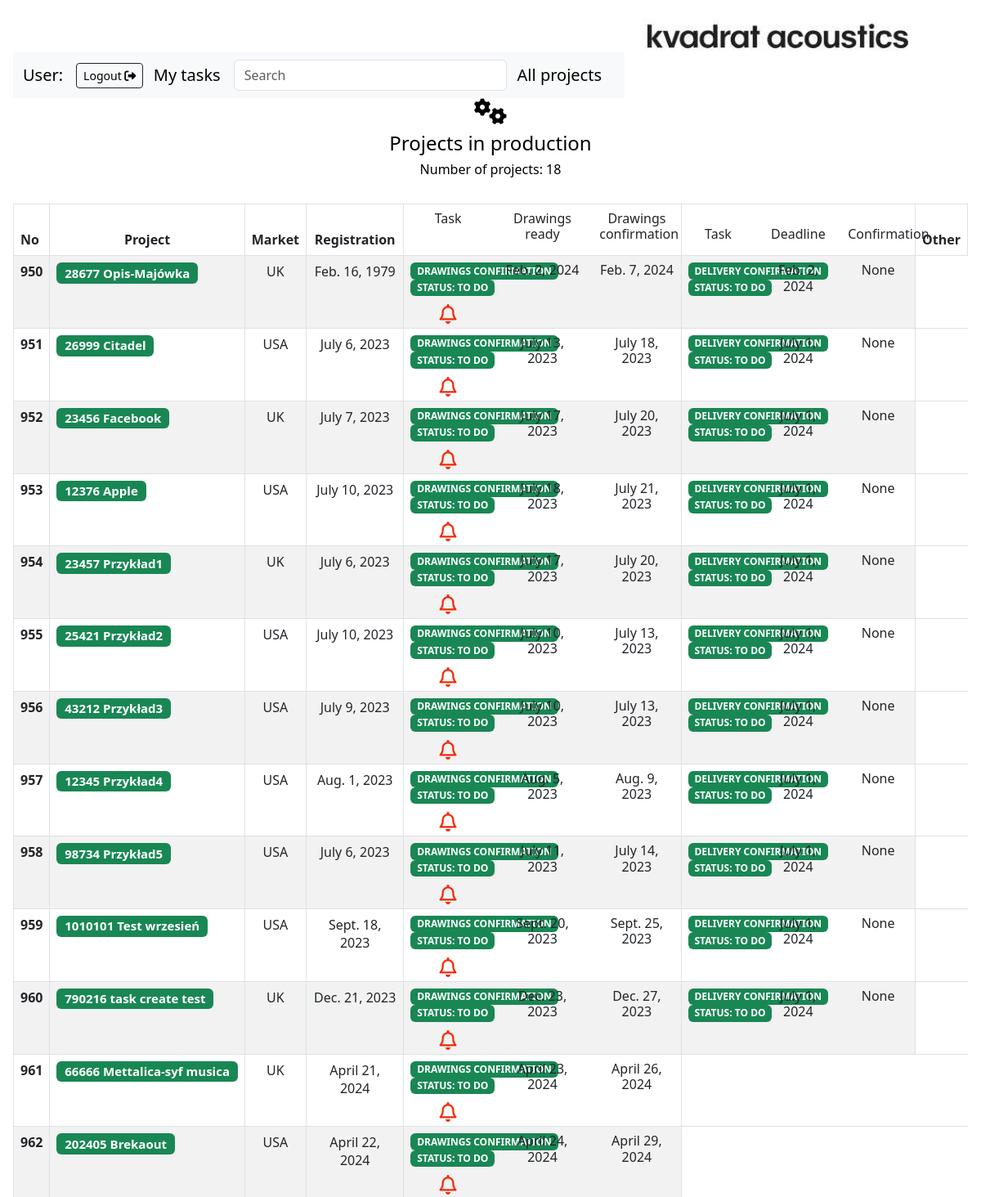
The app's page /projekty/wszystkie/ (upper part) with its own data.
### komunikator/models.py (models this page shows, shortened)
class Projekt(models.Model):
    Numer_IC = models.IntegerField(blank=False, unique=True)
    Nazwa = models.CharField(default='', max_length=20)
    Rynek = models.CharField(default='', max_length=20)
    Opis = models.CharField(default='', max_length=40)
    Rejestracja = models.DateField(default=timezone.now)
    Data_rysunki = models.DateField(default=timezone.now)
    Data_części = models.DateField(default=timezone.now)
    def __str__(self):
        return str(self.Numer_IC) + '  ' + self.Nazwa

class Task(models.Model):
    TODO="TO DO"
    COMPLETED='COMPLETED'
    INPROGRESS='IN-PROGRESS'
    DRAWINGS_CONFIRMATION= 'DRAWINGS CONFIRMATION'
    DELIVERY_CONFIRMATION= 'DELIVERY CONFIRMATION'
    OTHER= 'OTHER'
    CATEGORY_CHOICES = [
        (DRAWINGS_CONFIRMATION, 'DRAWINGS CONFIRMATION'),
        (DELIVERY_CONFIRMATION, 'DELIVERY CONFIRMATION'),
        (OTHER, 'OTHER'),
    ]
    STATUS_CHOICES = [
        (TODO, 'TO DO'),
        (COMPLETED, 'COMPLETED'),
        (INPROGRESS, 'IN-PROGRESS'),
    ]
    category = models.CharField(max_length=50, choices=CATEGORY_CHOICES,null=True,blank=True)
    description = models.TextField(null=True,blank=True)
    projekt = models.ForeignKey(Projekt,null=True,blank=True, on_delete=models.CASCADE, related_name="tasks")
    assignee = models.ForeignKey(User, null=True,blank=True, on_delete=models.SET_NULL)
    date_created = models.DateTimeField(auto_now_add=True)
    due_date = models.DateField(null=True,blank=True)
    status = models.CharField(max_length=50, choices=STATUS_CHOICES,null=True,blank=True,default= TODO)
    confirmation_day = models.DateField(null=True,blank=True)
    class UserResource(resources.ModelResource):
        username = resources.Field()

### komunikator/views.py (the view)
# urls.py: path('wszystkie/', wszystkie_projekty, name="wszystkie_projekty"),
def wszystkie_projekty(request):
        today = date.today()
        if 'q' in request.GET:
            q = request.GET['q']
            multiple_q = Q(Q(Numer_IC__icontains=q) | Q(Opis__icontains=q) | Q(Rynek__icontains=q) | Q(Nazwa__icontains=q))
            projekt = Projekt.objects.filter(multiple_q)
            return render(request, 'projekty.html', {'projekty': projekt})
        else:
            projekt = Projekt.objects.all
            context = {'projekty':projekt,'today':today}
            return render(request, 'projekty.html', context)

### templates/projekty.html (shortened to what this page needs)
{% extends 'glowny.html' %}
{% block strona %}
        {% include 'nav.html' %}
        <div class="row">
            <center><i class="fa-sharp fa-solid fa-gears fa-2xl"></i></center>
        </div>
        <br>
        <center> <h4> Projects in production </h4> </center>
    <center> <h6> Number of projects: {{projekty|length}}</h6> </center>
    <br>
    <table class="table table-striped table-bordered">
        <thead>
           <tr>
             <th scope="col">No</th>
             <th scope="col"><center>Project</center></th>
             <th scope="col"><center>Market</center></th>
             <th scope="col"><center>Registration</center></th>
             <th scope="col"><center></center>
                <div class = "row">
                    <div class="col-md-4">
                        <center> <h6>Task</h6> </center>
                    </div>
                    <div class="col-md-4">
                        <center> <h6>Drawings ready</h6> </center>
                    </div>
                    <div class="col-md-4">
                        <center> <h6>Drawings confirmation</h6> </center>
                    </div>
                </div></th>
            <th scope="col"><center></center>
                <div class = "row">
                    <div class="col-md-4">
                    <center> <h6>Task</h6> </center>
                    </div>
                    <div class="col-md-4">
                        <center> <h6>Deadline</h6> </center>
                    </div>
                    <div class="col-md-4">
                        <center> <h6>Confirmation</h6> </center>
                    </div>
                </div></th>
             <th scope="col"><center>Other</center></th>
           </tr>
        </thead>
    <tbody>
            {% for projekt in projekty %}
                <tr>
                   <th scope="row">{{projekt.id}}</th>
                   <td><h5 class="mb-0"><span class="badge bg-success">{{projekt}}</span></h5>
                    </td>
                   <td><center>{{projekt.Rynek}}</center></td>
                   <td><center>{{projekt.Rejestracja}}</center></td>
                            {% for task in projekt.tasks.all %}
                                    <td>
                                        <div class = "row">
                                            <div class="col-md-4">
                                                <h6 class="mb-0"><span class="badge bg-success">{{task.category}}</span></h6>
                                                <h6 class="mb-0"><span class="badge bg-success">STATUS: {{task.status}}</span></h6>
                                                {% if task.confirmation_day < today %}
                                                    {% if task.status == "TO DO" %}
                                                        <h6 class="border-0 align-center"><center><i class="fa-regular fa-bell fa-shake fa-xl" style="color: #f52905;"></i></center></h6>
                                                        {% endif %}
                                                {% endif %}
                                            </div>
                                            <div class="col-md-4">
                                                <center> <h6>{{task.due_date}}</h6> </center>
                                            </div>
                                            <div class="col-md-4">
                                                <center> <h6>{{task.confirmation_day}}</h6> </center>
                                            </div>
                                        </div></th>
                                    </td>
                            {% endfor %}
                </tr>
            {% endfor %}
    </tbody>
    </table>
{% endblock  %}

### komunikator/static/nowy.css (style rules this page uses)
body { padding: 1rem; color: black; }

### records on screen
Projekt: id "950", Numer_IC+Nazwa "28677 Opis-Majówka", Rynek "UK", Rejestracja "Feb. 16, 1979"
Task: category "DRAWINGS CONFIRMATION", status "TO DO", due_date "Feb. 2, 2024", confirmation_day "Feb. 7, 2024"
Task: category "DELIVERY CONFIRMATION", status "TO DO", due_date "Feb. 2, 2024", confirmation_day "None"
Projekt: id "951", Numer_IC+Nazwa "26999 Citadel", Rynek "USA", Rejestracja "July 6, 2023"
Task: category "DRAWINGS CONFIRMATION", status "TO DO", due_date "July 13, 2023", confirmation_day "July 18, 2023"
Task: category "DELIVERY CONFIRMATION", status "TO DO", due_date "July 1, 2024", confirmation_day "None"
Projekt: id "952", Numer_IC+Nazwa "23456 Facebook", Rynek "UK", Rejestracja "July 7, 2023"
Task: category "DRAWINGS CONFIRMATION", status "TO DO", due_date "July 17, 2023", confirmation_day "July 20, 2023"
Task: category "DELIVERY CONFIRMATION", status "TO DO", due_date "July 1, 2024", confirmation_day "None"
Projekt: id "953", Numer_IC+Nazwa "12376 Apple", Rynek "USA", Rejestracja "July 10, 2023"
Task: category "DRAWINGS CONFIRMATION", status "TO DO", due_date "July 18, 2023", confirmation_day "July 21, 2023"
Task: category "DELIVERY CONFIRMATION", status "TO DO", due_date "July 1, 2024", confirmation_day "None"
Projekt: id "954", Numer_IC+Nazwa "23457 Przykład1", Rynek "UK", Rejestracja "July 6, 2023"
Task: category "DRAWINGS CONFIRMATION", status "TO DO", due_date "July 17, 2023", confirmation_day "July 20, 2023"
Task: category "DELIVERY CONFIRMATION", status "TO DO", due_date "July 1, 2024", confirmation_day "None"
Projekt: id "955", Numer_IC+Nazwa "25421 Przykład2", Rynek "USA", Rejestracja "July 10, 2023"
Task: category "DRAWINGS CONFIRMATION", status "TO DO", due_date "July 10, 2023", confirmation_day "July 13, 2023"
Task: category "DELIVERY CONFIRMATION", status "TO DO", due_date "July 1, 2024", confirmation_day "None"
Projekt: id "956", Numer_IC+Nazwa "43212 Przykład3", Rynek "USA", Rejestracja "July 9, 2023"
Task: category "DRAWINGS CONFIRMATION", status "TO DO", due_date "July 10, 2023", confirmation_day "July 13, 2023"
Task: category "DELIVERY CONFIRMATION", status "TO DO", due_date "July 1, 2024", confirmation_day "None"
Projekt: id "957", Numer_IC+Nazwa "12345 Przykład4", Rynek "USA", Rejestracja "Aug. 1, 2023"
Task: category "DRAWINGS CONFIRMATION", status "TO DO", due_date "Aug. 5, 2023", confirmation_day "Aug. 9, 2023"
Task: category "DELIVERY CONFIRMATION", status "TO DO", due_date "July 1, 2024", confirmation_day "None"
Projekt: id "958", Numer_IC+Nazwa "98734 Przykład5", Rynek "USA", Rejestracja "July 6, 2023"
Task: category "DRAWINGS CONFIRMATION", status "TO DO", due_date "July 11, 2023", confirmation_day "July 14, 2023"
Task: category "DELIVERY CONFIRMATION", status "TO DO", due_date "July 1, 2024", confirmation_day "None"
Projekt: id "959", Numer_IC+Nazwa "1010101 Test wrzesień", Rynek "USA", Rejestracja "Sept. 18, 2023"
Task: category "DRAWINGS CONFIRMATION", status "TO DO", due_date "Sept. 20, 2023", confirmation_day "Sept. 25, 2023"
Task: category "DELIVERY CONFIRMATION", status "TO DO", due_date "July 1, 2024", confirmation_day "None"
Projekt: id "960", Numer_IC+Nazwa "790216 task create test", Rynek "UK", Rejestracja "Dec. 21, 2023"
Task: category "DRAWINGS CONFIRMATION", status "TO DO", due_date "Dec. 23, 2023", confirmation_day "Dec. 27, 2023"
Task: category "DELIVERY CONFIRMATION", status "TO DO", due_date "July 1, 2024", confirmation_day "None"
Projekt: id "961", Numer_IC+Nazwa "66666 Mettalica-syf musica", Rynek "UK", Rejestracja "April 21, 2024"
Task: category "DRAWINGS CONFIRMATION", status "TO DO", due_date "April 23, 2024", confirmation_day "April 26, 2024"
Projekt: id "962", Numer_IC+Nazwa "202405 Brekaout", Rynek "USA", Rejestracja "April 22, 2024"
Task: category "DRAWINGS CONFIRMATION", status "TO DO", due_date "April 24, 2024", confirmation_day "April 29, 2024"

### other values on screen
{{ projekty|length }} "18"
